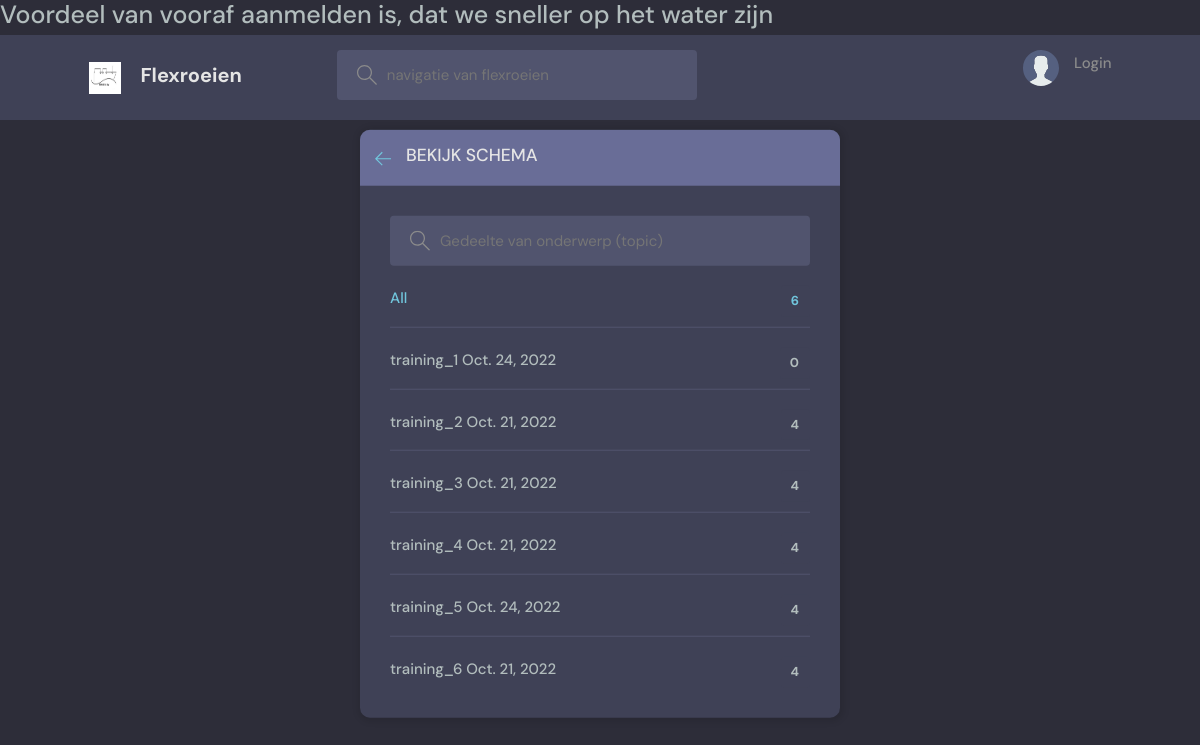
Page /erv-topics/ on the earlier database version.
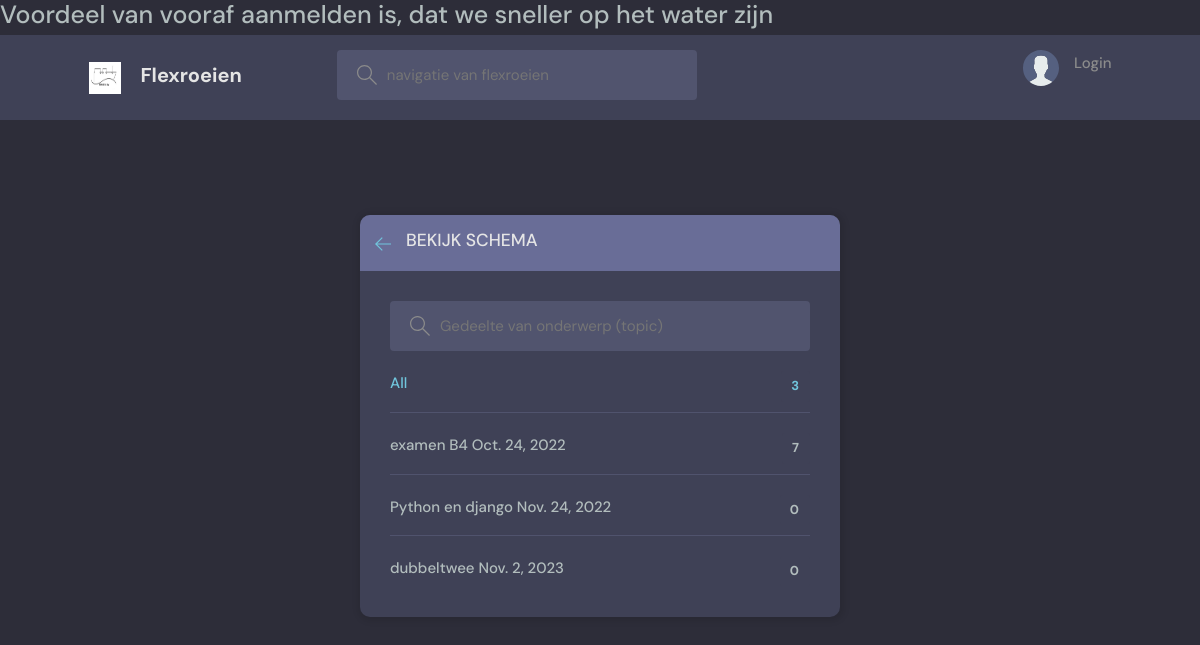
Same page on the later database version.
### beatrix/models.py (models this page shows, shortened)
class Flexevent(models.Model):
    host = models.ForeignKey(User, on_delete=models.SET_NULL, null=True)
    id = models.AutoField(primary_key=True)
    topic = models.ForeignKey(Topic, on_delete=models.SET_NULL, null=True)
    event_text = models.CharField(max_length=200)
    name = models.CharField(max_length=200)
    description = models.TextField(null=True, blank=True) # database field (can Empty), form field (can Empty)
    pub_date = models.CharField(max_length=35)
    datum = models.DateField(auto_now=False)
    pub_time = models.CharField(max_length=35, default='10:00')
    lid = models.ManyToManyField(User, related_name='deelnemer', blank=True)
    created = models.DateTimeField(default=datetime.now, blank=True)

### beatrix/views.py (the view)
# urls.py: path('erv-topics/', erv_topicsPage, name="erv-topics"),
def erv_topicsPage(request):
    q = request.GET.get('q') if request.GET.get('q') != None else ''
    topics=Flexevent.objects.filter(name__contains=q)[0:6] ##.values_list('topic', flat=True)
    return render(request, 'beatrix/erv-topics.html', {'topics': topics})

### beatrix/templates/beatrix/erv-topics.html (shortened to what this page needs)
{% extends 'erv-base.html' %} {% block content %}
<main class="create-room layout">
  <div class="container">
    <div class="layout__box">
      <div class="layout__boxHeader">
        <div class="layout__boxTitle">
          <a href="{% url 'erv-home' %}">
            <svg
              version="1.1"
              xmlns="http://www.w3.org/2000/svg"
              width="32"
              height="32"
              viewBox="0 0 32 32"
            >
              <title>Terug</title>
              <path
                d="M13.723 2.286l-13.723 13.714 13.719 13.714 1.616-1.611-10.96-10.96h27.625v-2.286h-27.625l10.965-10.965-1.616-1.607z"
              ></path>
            </svg>
          </a>
          <h3>Bekijk Schema</h3>
        </div>
      </div>
      <div class="topics-page layout__body">
        <form action="" method="GET" class="header__search">
          <label>
            <input name="q" placeholder="Gedeelte van onderwerp (topic)" />
          </label>
        </form>
        <ul class="topics__list">
          <li>
            <a href="{% url 'erv-topics' %}" class="active"
              >All <span>{{topics.count}} </span></a
            >
          </li>
          {% for topic in topics %}
          <li>
            <a href="{%url 'erv-home' %}?q={{topic.name}}"
              >{{topic.name}} {{topic.datum}} <span>{{topic.lid.count}} </span></a
            >
          </li>
          {% endfor %}
        </ul>
      </div>
    </div>
  </div>
</main>
{% endblock content %}

Differences in the rows shown:
removed Flexevent: name "training_1", datum "Oct. 24, 2022", lid.count "0"
removed Flexevent: name "training_2", datum "Oct. 21, 2022", lid.count "4"
removed Flexevent: name "training_3", datum "Oct. 21, 2022", lid.count "4"
removed Flexevent: name "training_4", datum "Oct. 21, 2022", lid.count "4"
removed Flexevent: name "training_5", datum "Oct. 24, 2022", lid.count "4"
removed Flexevent: name "training_6", datum "Oct. 21, 2022", lid.count "4"
now on this page (row unchanged): Flexevent: name "examen B4", datum "Oct. 24, 2022", lid.count "7"
added Flexevent: name "Python en django", datum "Nov. 24, 2022", lid.count "0"
added Flexevent: name "dubbeltwee", datum "Nov. 2, 2023", lid.count "0"
Other differences:
{{ topics.count }}: "6" → "3"
